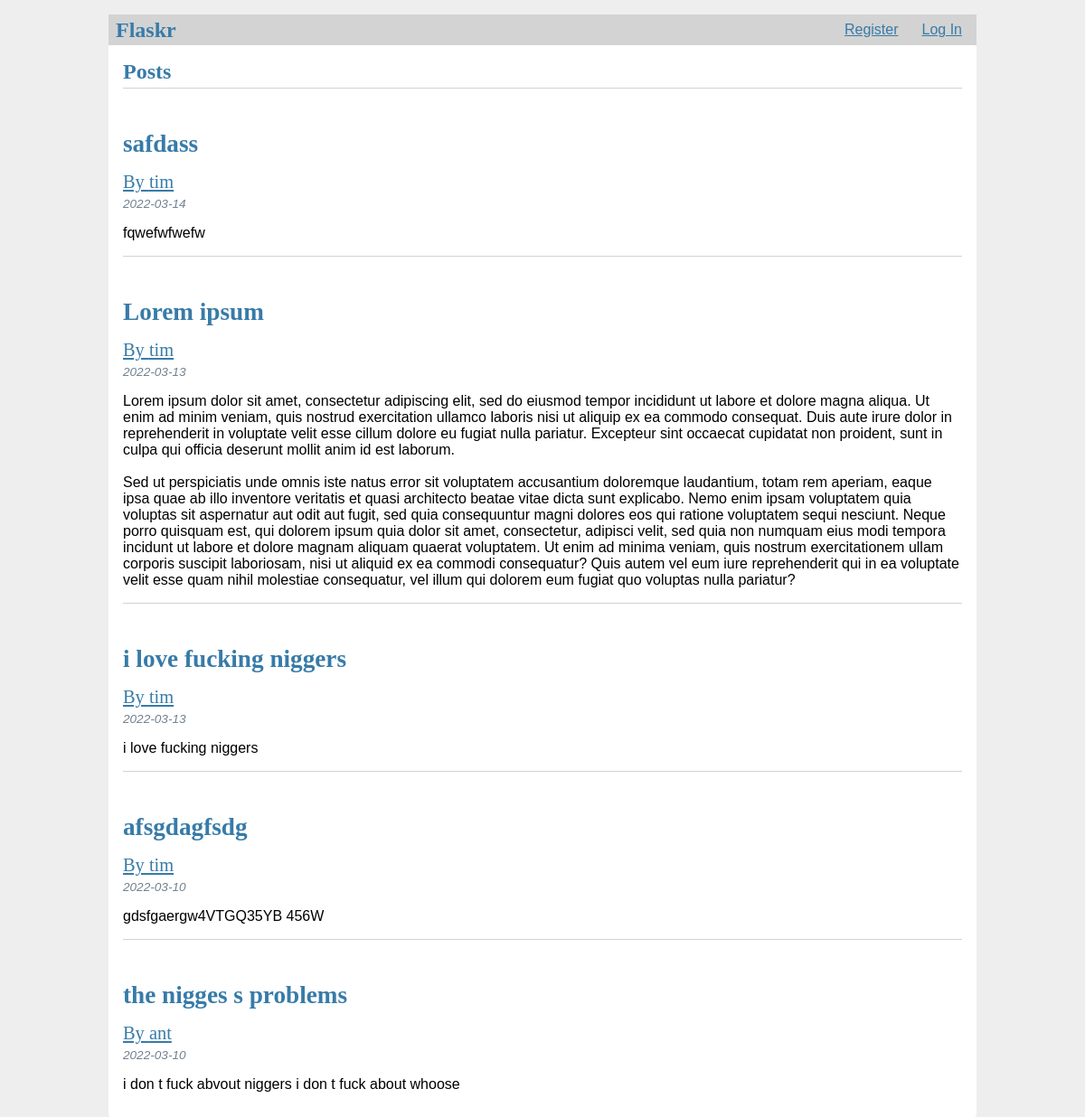
The page / on the database its author committed.
### tables this page shows
CREATE TABLE post (
  id INTEGER PRIMARY KEY AUTOINCREMENT,
  author_id INTEGER NOT NULL,
  created TIMESTAMP NOT NULL DEFAULT CURRENT_TIMESTAMP,
  title TEXT NOT NULL,
  body TEXT NOT NULL,
  FOREIGN KEY (author_id) REFERENCES user (id)
);

CREATE TABLE user (
  id INTEGER PRIMARY KEY AUTOINCREMENT,
  username TEXT UNIQUE NOT NULL,
  password TEXT NOT NULL
);

### flaskr/blog.py (the view)
@bp.route('/')
def index():
    db = get_db()
    posts = db.execute(
        'SELECT p.id, title, body, created, author_id, username'
        ' FROM post p JOIN user u ON p.author_id = u.id'
        ' ORDER BY created DESC'
    ).fetchall()
    return render_template('blog/index.html', posts=posts, person=None)

### flaskr/auth.py (called while the page is built)
@bp.before_app_request
def load_logged_in_user():
    user_id = session.get('user_id')
    if user_id is None:
        g.user = None
    else:
        g.user = get_db().execute(
            'SELECT * FROM user WHERE id = ?', (user_id,)
        ).fetchone()

### flaskr/db.py (called while the page is built)
def get_db():  # configure our db
    if 'db' not in g:
        g.db = sqlite3.connect(
            current_app.config['DATABASE'],
            detect_types=sqlite3.PARSE_DECLTYPES
        )
        g.db.row_factory = sqlite3.Row  # возвращает данныз из базы в виде словоря
    return g.db

### flaskr/templates/blog/index.html (shortened to what this page needs)
{% extends 'base.html' %}
{% block header %}
  <h1>{% block title %}Posts{% endblock %}</h1>
{% endblock %}
{% block content %}
  {% for post in posts %}
    <article class="post">
      <header>
        <div>
          <h1>{{ post['title'] }}</h1>
          <div class="user_name"><a href="{{ url_for('page.person_page', id=post['id']) }}">By {{ post['username'] }}</a></div>
          <div class="about">{{ post['created'].strftime('%Y-%m-%d') }}</div>
        </div>
      </header>
      <p class="body">{{ post['body'] }}</p>
    </article>
    {% if not loop.last %}
      <hr>
    {% endif %}
  {% endfor %}
{% endblock %}

### flaskr/templates/base.html (shortened to what this page needs)
<!doctype html>
<link rel="stylesheet" href="{{ url_for('static', filename='style.css') }}">
<nav>
  <h1>Flaskr</h1>
  <ul>
    {% if g.user %}
      <li><a href="{{ url_for('page.your_page') }}">{{ g.user['username'] }}</a>
      <li><a href="{{ url_for('auth.logout') }}">Log Out</a>
    {% else %}
      <li><a href="{{ url_for('auth.register') }}">Register</a>
      <li><a href="{{ url_for('auth.login') }}">Log In</a>
    {% endif %}
  </ul>
</nav>
<section class="content">
  <header>
    {% block header %}{% endblock %}
  </header>
  {% block content %}{% endblock %}
</section>

### flaskr/static/style.css (style rules this page uses)
h1 { font-family: serif; color: #377ba8; margin: 1rem 0; }
a { color: #377ba8; }
hr { border: none; border-top: 1px solid lightgray; }
nav { background: lightgray; display: flex; align-items: center; padding: 0 0.5rem; }
nav h1 { flex: auto; margin: 0; }
nav ul { display: flex; list-style: none; margin: 0; padding: 0; }
nav ul li a, nav ul li span, header .action { display: block; padding: 0.5rem; margin-left: 10px; }
.content { padding: 0 1rem 1rem; }
.content > header { border-bottom: 1px solid lightgray; display: flex; align-items: flex-end; }
.content > header h1 { flex: auto; margin: 1rem 0 0.25rem 0; }
.post > header { display: flex; align-items: flex-end; font-size: 0.85em; margin-top: 30px; }
.post > header > div:first-of-type { flex: auto; }
.post > header h1 { font-size: 2em; margin-bottom: 15px; }
.post .user_name { font-size: 1.5em; margin-bottom: 5px; color: rgb(112, 118, 135); font-family: serif; text-decoration: none; }
.post .about { color: slategray; font-style: italic; }
.post .body { white-space: pre-line; }
.content:last-child { margin-bottom: 0; }

### rows shown on the page
post: title "safdass", username "tim", created "2022-03-14", body "fqwefwfwefw"
post: title "Lorem ipsum", username "tim", created "2022-03-13", body "Lorem ipsum dolor sit amet, consectetur adipiscing elit, sed do eiusmod tempor incididunt ut labore et dolore magna aliqua. Ut enim ad minim veniam, quis nostrud exercitation ullamco laboris nisi ut aliquip ex ea commodo consequat. Duis aute irure dolor in reprehenderit in voluptate velit esse cillum dolore eu fugiat nulla pariatur. Excepteur sint occaecat cupidatat non proident, sunt in culpa qui officia deserunt mollit anim id est laborum. Sed ut perspiciatis unde omnis iste natus error sit voluptatem accusantium doloremque laudantium, totam rem aperiam, eaque ipsa quae ab illo inventore veritatis et quasi architecto beatae vitae dicta sunt explicabo. Nemo enim ipsam voluptatem quia…"
post: title "i love fucking niggers", username "tim", created "2022-03-13", body "i love fucking niggers"
post: title "afsgdagfsdg", username "tim", created "2022-03-10", body "gdsfgaergw4VTGQ35YB 456W"
post: title "the nigges s problems", username "ant", created "2022-03-10", body "i don t fuck abvout niggers i don t fuck about whoose"
